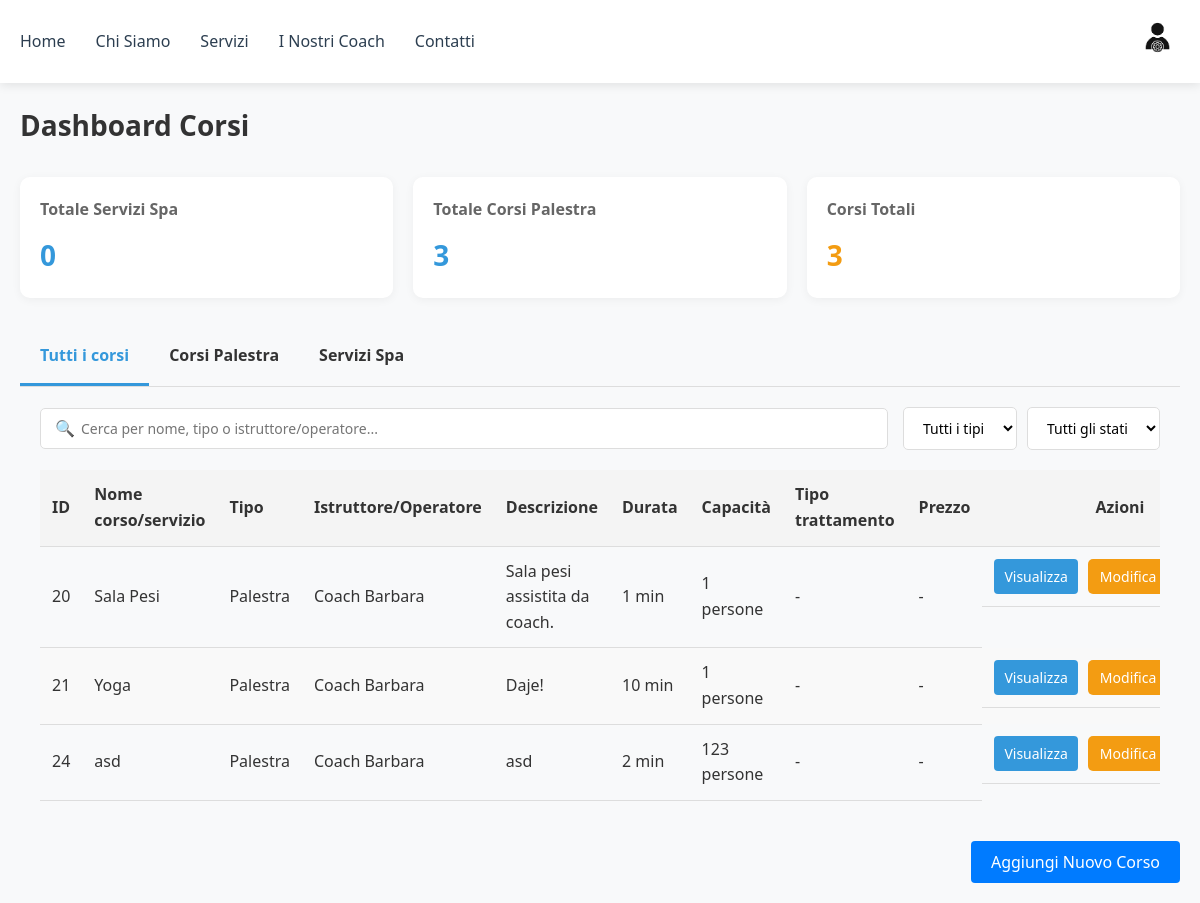
Before: /gest-corsi/ (signed in) with the older database file.
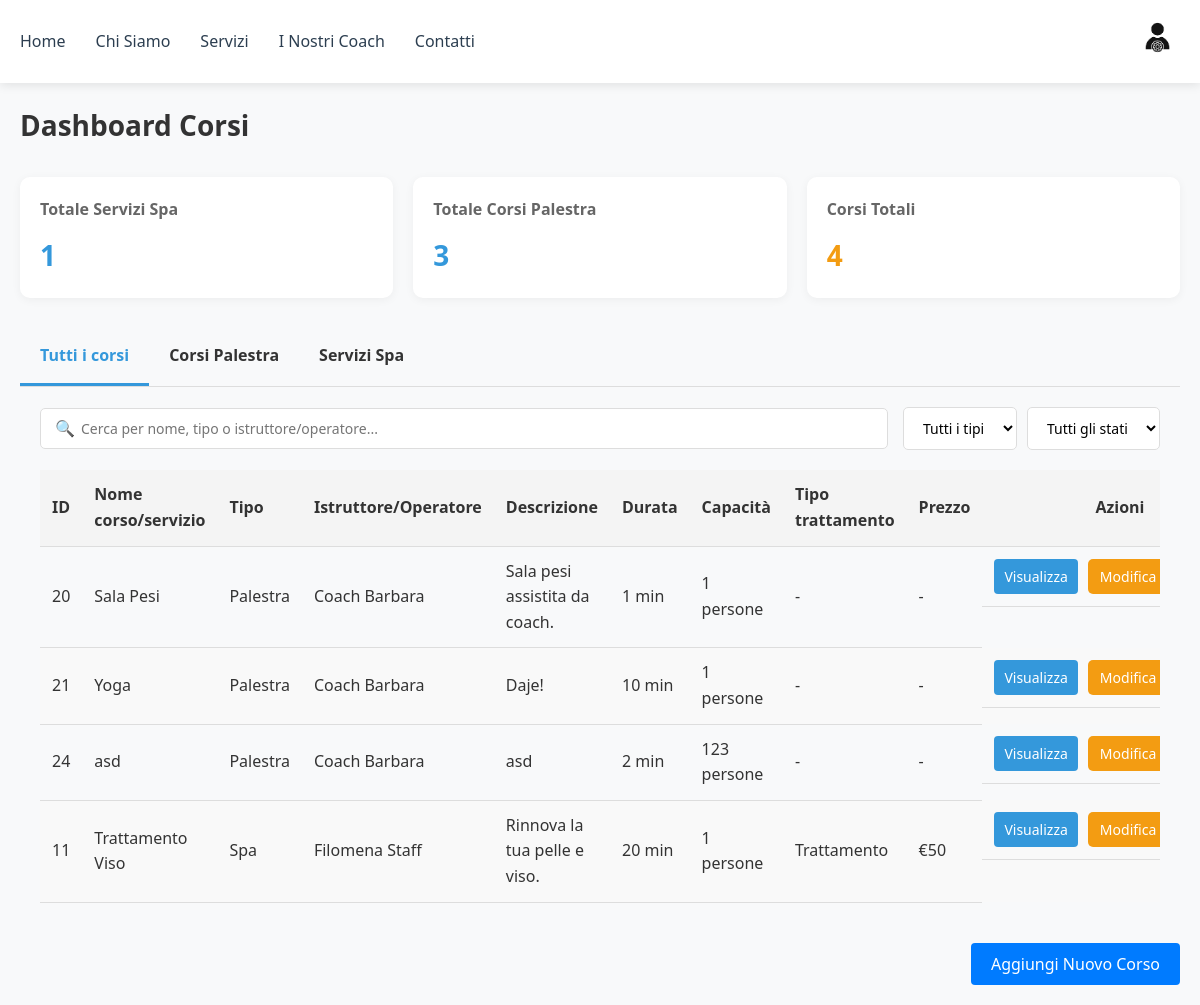
After: the same page with the newer database file.
### palestra/models.py (models this page shows, shortened)
class GymClass(models.Model):
    name = models.CharField(max_length=100, default="Marco Ros")
    description = models.TextField()
    scheduled = models.DateTimeField(default=timezone.now)
    duration = models.IntegerField(default=45)
    instructor = models.ForeignKey(User, on_delete=models.SET_NULL, null=True, related_name='instructor_classes')
    max_partecipants = models.IntegerField()
    imgs = models.ImageField(upload_to='palestra/', blank=True, null=True, help_text="Carica un'immagine del corso")

### users/models.py (models this page shows, shortened)
class User(AbstractBaseUser, PermissionsMixin):
    full_name = models.CharField(max_length=255, default="Nome Cognome")
    email = models.EmailField(unique=True)
    phone = models.CharField(max_length=20, blank=True)
    profile_picture = models.ImageField(
        upload_to="profile_pics/",
        default="profile_pics/def_pfp.png",
        null=True,
        blank=True
    )
    is_active = models.BooleanField(default=True)
    is_staff = models.BooleanField(default=False)
    is_superuser = models.BooleanField(default=False)
    objects = UserManager()
    USERNAME_FIELD = 'email'

### spa/models.py (models this page shows, shortened)
class SpaService(models.Model):
    name = models.CharField(max_length=100)
    description = models.TextField()
    operator = models.ForeignKey(User, on_delete=models.SET_NULL, null=True, related_name='operator_services')
    duration = models.IntegerField(default=45)
    scheduled = models.DateTimeField(default=timezone.now)
    price = models.IntegerField()
    max_partecipants = models.IntegerField(default=1)
    imgs = models.ImageField(upload_to='spa/', blank=True, null=True, help_text="Carica un'immagine del trattamento")
    TYPE_CHOICES = [
        ('massage', 'Massaggio'),
        ('treatment', 'Trattamento'),
        ('ritual', 'Rituale'),
    ]
    type = models.CharField(max_length=20, choices=TYPE_CHOICES, default='massage')

### users/views/courses.py (the view)
# urls.py: path('gest-corsi/', gest_corsi, name='gest-corsi'),
@login_required
@user_passes_test(lambda u: u.is_staff)
def gest_corsi(req):
    now = timezone.now()
    gym = GymClass.objects.filter(scheduled__gte=now)
    spa = SpaService.objects.filter(scheduled__gte=now)
    all_corsi = list(gym) + list(spa)
    instructors = User.objects.filter(is_staff=True).exclude(is_superuser=True)
    ctx = {
        'gym_courses': gym,
        'spa_services': spa,
        'all_courses': all_corsi,
        'total_gym_courses': gym.count(),
        'total_spa_services': spa.count(),
        'instructors': instructors,
        'now': now,
    }
    return render(req, 'users/gest_corsi.html', ctx)

### users/templates/users/gest_corsi.html (shortened to what this page needs)
{% extends 'users/navbar_template.html' %}
{% load static %}
{% block content %}
<!DOCTYPE html>
<html lang="it">
<head>
<link rel="stylesheet" href="{% static 'users/css/gest_pren.css' %}">
<link rel="stylesheet" href="{% static 'users/css/notifications.css' %}">
</head>
<body>
<main class="container">
<div class="dashboard-header">
<h1>Dashboard Corsi</h1>
</div>
<div class="stat-cards">
<div class="stat-card primary">
<h3>Totale Servizi Spa</h3>
<p>{{ total_spa_services }}</p>
</div>
<div class="stat-card primary">
<h3>Totale Corsi Palestra</h3>
<p>{{ total_gym_courses }}</p>
</div>
<div class="stat-card warning">
<h3>Corsi Totali</h3>
<p>{{ total_gym_courses|add:total_spa_services }}</p>
</div>
</div>
<div class="tabs">
<div class="tab active" data-tab="all">Tutti i corsi</div>
<div class="tab" data-tab="gym">Corsi Palestra</div>
<div class="tab" data-tab="spa">Servizi Spa</div>
</div>
<div class="tab-content-container">
<div id="all" class="tab-content active">
<div class="filters">
<div class="search-box">
<span class="search-icon">🔍</span>
<input type="text" id="search-all" placeholder="Cerca per nome, tipo o istruttore/operatore...">
</div>
<div class="filter-group">
<select id="filter-type-all">
<option value="">Tutti i tipi</option>
</select>
<select id="filter-status-all">
<option value="">Tutti gli stati</option>
</select>
</div>
</div>
<div class="table-container">
<table>
<thead>
<tr>
<th>ID</th>
<th>Nome corso/servizio</th>
<th>Tipo</th>
<th>Istruttore/Operatore</th>
<th>Descrizione</th>
<th>Durata</th>
<th>Capacità</th>
<th>Tipo trattamento</th>
<th>Prezzo</th>
<th>Azioni</th>
</tr>
</thead>
<tbody>
{% for course in all_courses %}
<tr data-scheduled="{{ course.scheduled|date:'Y-m-d\\TH:i' }}"
    {% if course not in gym_courses %}data-price="{{ course.price }}"{% endif %}
    data-type="{% if course in gym_courses %}gym{% else %}spa{% endif %}"
    {% if course in gym_courses %}data-max-partecipants="{{ course.max_partecipants }}"{% endif %}>
<td>{{ course.id }}</td>
<td>{{ course.name }}</td>
<td>{% if course in gym_courses %}Palestra{% else %}Spa{% endif %}</td>
<td>{% if course in gym_courses %}{{ course.instructor.full_name }}{% else %}{{ course.operator.full_name }}{% endif %}</td>
<td>{{ course.description }}</td>
<td>{{ course.duration }} min</td>
<td>{{ course.max_partecipants }} persone</td>
<td>{% if course in gym_courses %}-{% else %}{{ course.get_type_display }}{% endif %}</td>
<td>{% if course in gym_courses %}-{% else %}€{{ course.price }}{% endif %}</td>
<td class="actions">
<button class="btn btn-view" data-id="{{ course.id }}" data-type="{% if course in gym_courses %}gym{% else %}spa{% endif %}">Visualizza</button>
<button class="btn btn-edit" data-id="{{ course.id }}" data-type="{% if course in gym_courses %}gym{% else %}spa{% endif %}">Modifica</button>
</td>
</tr>
{% empty %}
<tr>
<td colspan="10" class="no-data">Nessun corso disponibile</td>
</tr>
{% endfor %}
</tbody>
</table>
</div>
</div>
</div>
<div style="margin-top: 20px; text-align: right;">
<button id="add-course-btn" class="btn btn-primary">Aggiungi Nuovo Corso</button>
</div>
</main>
</body>
</html>
{% endblock %}

Changed rows visible on the page:
now on this page (row edited): SpaService: id "11", name "Trattamento Viso", shows "Spa", operator.full_name "Filomena Staff", description "Rinnova la tua pelle e viso.", duration "20", max_partecipants "1", type "Trattamento", price "50"
Other visible differences:
{{ total_spa_services }}: "0" → "1"
{{ total_gym_courses|add:total_spa_services }}: "3" → "4"
